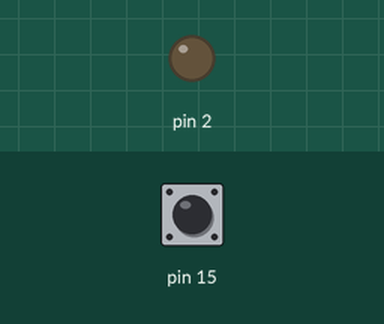
Recording of a program running on a simulated MicroPython board. Parts: output pins drawn as LEDs (lit = HIGH). Dashed ring = blinking. Inputs (shaded band) come from the test bench; at power-on: pin 15 HIGH.

Above: at 1.2 s.
1.3 s: pin 15 pulled LOW for 1 s
At 1.5 s:
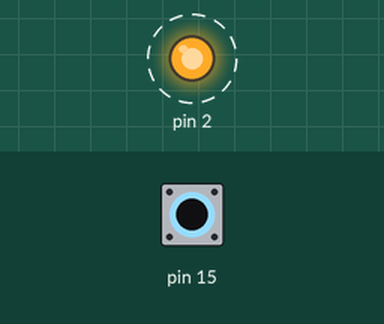
4.0 s: pin 15 pulled LOW for 3.2 s
At 7.9 s:
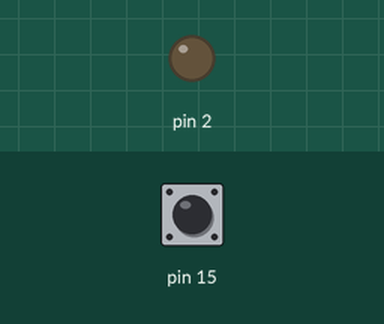
Timing chart, 0 to 9.4 s (numbered marks = the images above; inputs shaded):
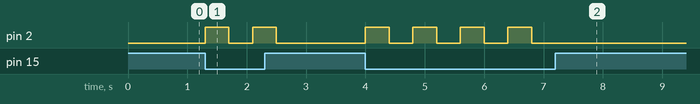

The program:

led.py
```python
# from machine import Pin as pin
# from utime import sleep, sleep_ms
# led1=pin(2,pin.OUT)
# pausa=0.2
# while True:
#   led1.value(1)
#   sleep(pausa)
#   led1.value(0)
#   sleep(pausa)
from machine import Pin as pin
from utime import sleep, sleep_ms
led1=pin(2,pin.OUT)
pul_a=pin(15,pin.IN,pin.PULL_UP)
pul_b=pin(14,pin.IN,pin.PULL_UP)
pausa=0.4
def correo():
    led1.value(1)
    sleep(pausa)
    led1.value(0)
    sleep(pausa)
while True:
    if not pul_a.value():
        correo()
```

Measured:
- after the input at 1.3 s, pin 2: alternates HIGH for 0.40 s and LOW for 0.40 s, 4 changes in all, then stays LOW, starting at once
- after the input at 4.0 s, pin 2: alternates HIGH for 0.40 s and LOW for 0.40 s, 8 changes in all, then stays LOW, starting at once
